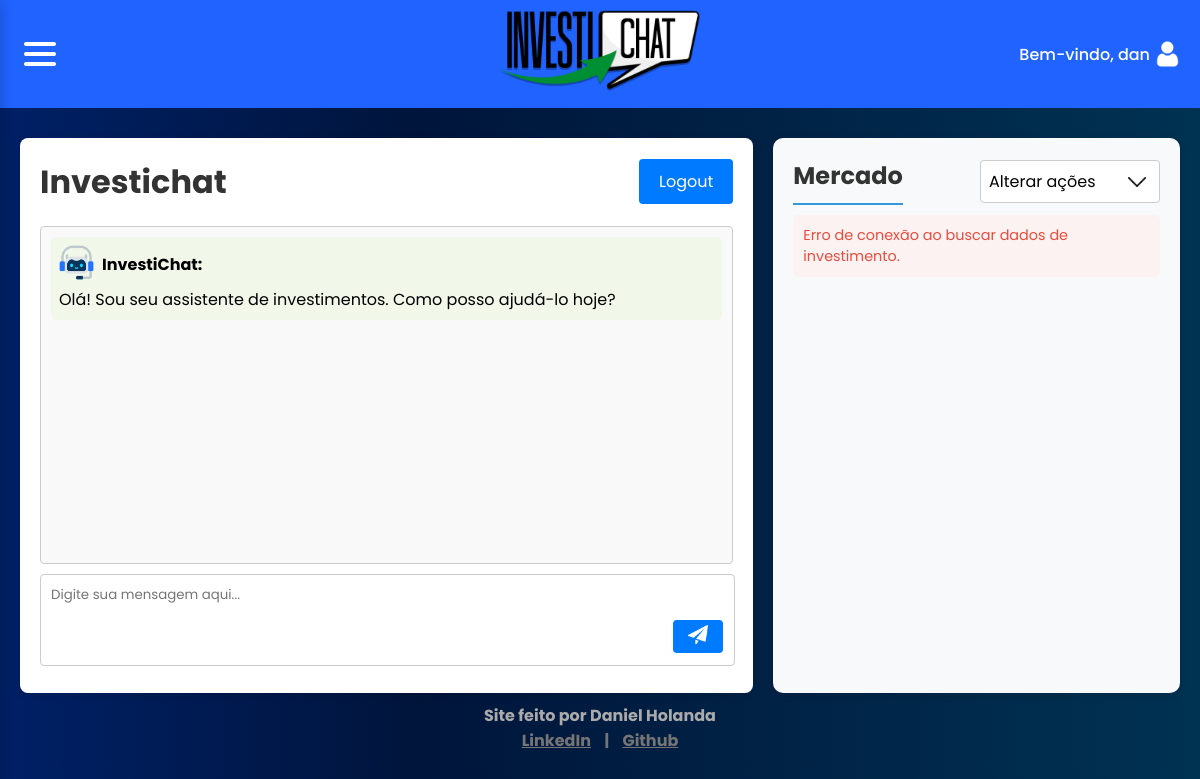
Before: /chatbot/ (signed in) with the older database file.
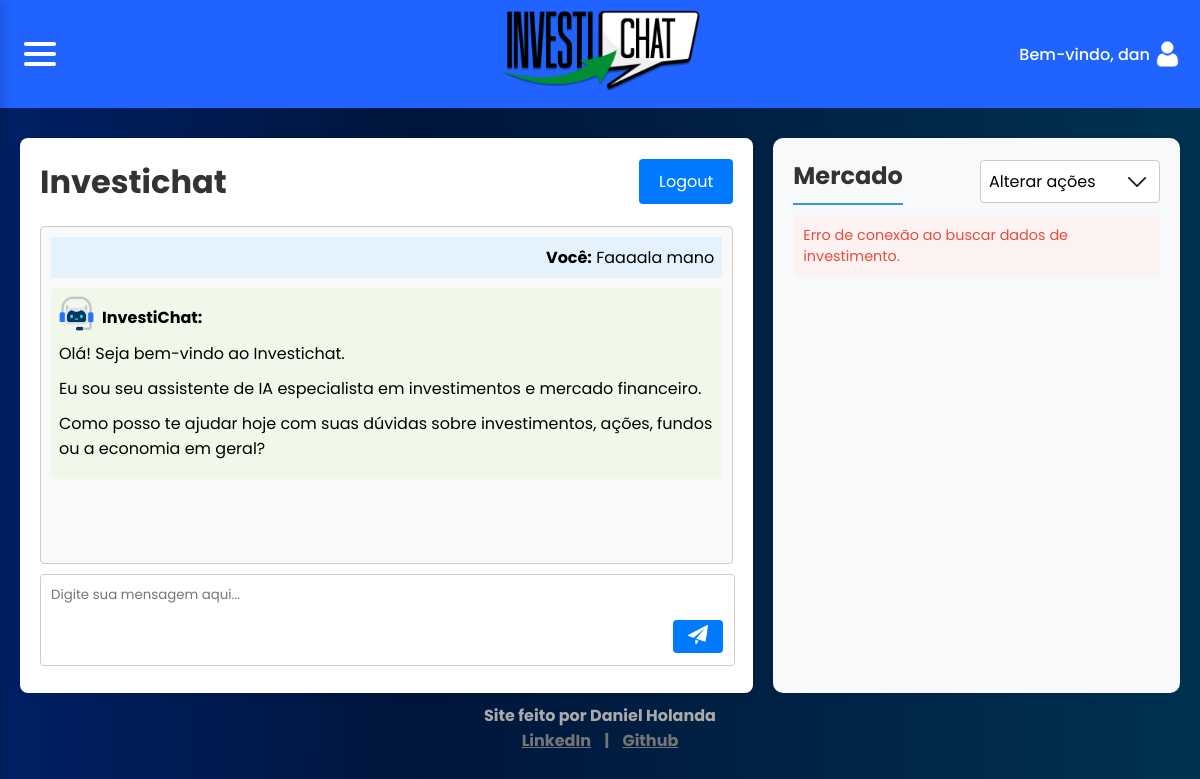
After: the same page with the newer database file.
### chatbot/models.py (models this page shows, shortened)
class Message(models.Model):
	ROLE_CHOICES = (
		('user', 'User'),
		('bot', 'Bot'),
	)
	conversation = models.ForeignKey(Conversation, on_delete=models.CASCADE, related_name='messages')
	role = models.CharField(max_length=10, choices=ROLE_CHOICES)
	content = models.TextField()
	created_at = models.DateTimeField(auto_now_add=True)
	class Meta:
		ordering = ['created_at']

### chatbot/views.py (the view)
# urls.py: path('', views.chatbot, name='chatbot'),
@login_required(login_url="/auth/login/")
def chatbot(request):
    user_profile, created = PerfilUsuario.objects.get_or_create(user=request.user)
    show_questionnaire = not user_profile.questionario_completo
    conversation = Conversation.objects.filter(user=request.user).order_by('-updated_at').first()
    if not conversation:
        conversation = Conversation.objects.create(user=request.user, title='Conversa atual')
    messages = list(conversation.messages.all().order_by('created_at')[:50])
    return render(request, 'chatbot/chatbot.html', {
        'show_questionnaire': show_questionnaire,
        'conversation_id': conversation.id,
        'history': messages,
    })

### chatbot/templates/chatbot/chatbot.html (shortened to what the changed rows need)
{% load static %}
<!DOCTYPE html>
<html lang="pt-br">
<head>
    <link rel="stylesheet" href="{% static 'chatbot.css' %}">
</head>
<body>
    <div class="main-container">
        <div class="chatbot-section">
            <div class="container">
                <div class="chatbot-title-bar">
                    <h1 style="margin: 0;">Investichat</h1>
                </div>
                <div id="chatbot-container">
                    <div id="chat-messages" data-conversation-id="{{ conversation_id }}">
                        {% if history and history|length %}
                            {% for m in history %}
                                {% if m.role == 'bot' %}
                                    <div class="message bot-message">
                                        <img width="35" height="35" style="vertical-align: middle; margin-right: 8px; margin-bottom:10px;" src="{% static 'images/bot.png' %}"><strong>InvestiChat:</strong><br>{{ m.content|linebreaks }}
                                    </div>
                                {% else %}
                                    <div class="message user-message" style="background-color:#e3f2fd; text-align:right; margin-bottom:10px; padding:8px;">
                                        <strong>Você:</strong> {{ m.content|linebreaksbr }}
                                    </div>
                                {% endif %}
                            {% endfor %}
                        {% else %}
                            <div class="message bot-message">
                                <img width="35" height="35" style="vertical-align: middle; margin-right: 8px; margin-bottom: 7px" src="{% static 'images/bot.png' %}"><strong>InvestiChat:</strong>
                                <br>Olá! Sou seu assistente de investimentos. Como posso ajudá-lo hoje?
                            </div>
                        {% endif %}
                    </div>
                </div>
            </div>
        </div>
        <div class="investment-sidebar">
            <div id="investment-header">
                <h2>Mercado</h2>
            </div>
        </div>
    </div>
</body>
</html>

Changed rows visible on the page:
added Message: content "Faaaala mano"
added Message: content "Olá! Seja bem-vindo ao Investichat. Eu sou seu assistente de IA especialista em investimentos e mercado financeiro. Como posso te ajudar hoje com suas dúvidas sobre investimentos, ações, fundos ou a economia em geral?"
Other visible differences:
text no longer shown: "InvestiChat: Olá! Sou seu assistente de investimentos. Como posso ajudá-lo hoje?"
